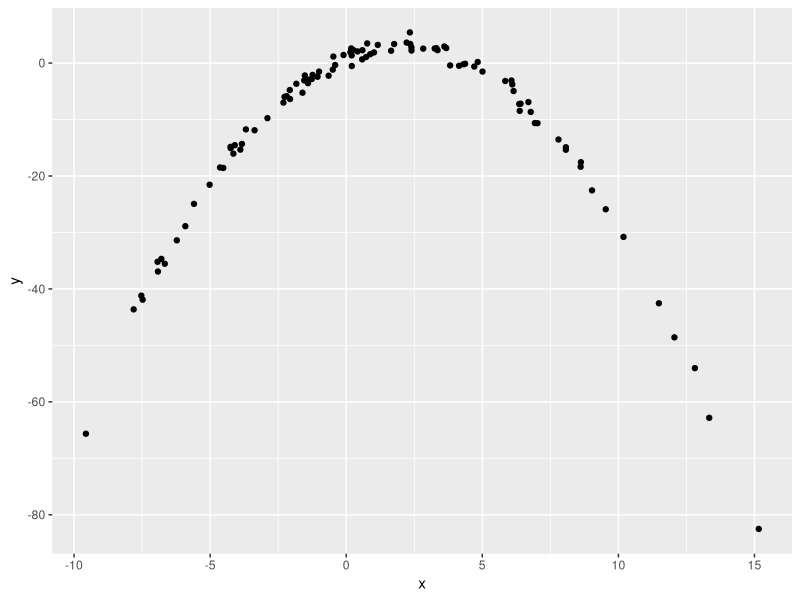

Generate this figure with R:
## ---- chunk 1
library(tidyverse)

df = tibble(
  x = rnorm(100, 2, 5),
  y = 1 + 2 * x - .5 * x ^ 2 + rnorm(100)
)

df %>%  
  ggplot(aes(x = x, y = y)) +
  geom_point()
